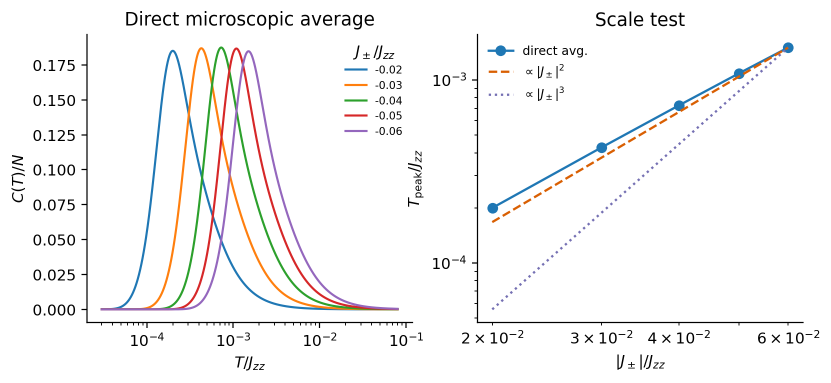
#> input picture legacy/development_notes/figs/fig_direct_microscopic_average_16site_scaling.png, 1662 x 765 px (shown at 1/2 size)
$ python extract_smith2025.py ../../legacy/development_notes/figs/fig_direct_microscopic_average_16site_scaling.png
#> lines starting #> are read from the running program, lines starting #| are printed output that depends on the picture; after the words box and inside, x2 and y2 are one past the last pixel; in counts of white or black regions, pixels touching at a corner belong together
#!/usr/bin/env python3
"""Extract visual-comparison curves from Fig. 2(a) of Smith et al. PRL 135, 086702.

The axis calibration is read off the plotted tick marks rather than assumed.
In ``Figure2.png`` of arXiv:2501.08327v5 the panel-(a) frame runs from
``x=110.5`` to ``x=1031.5`` and from ``y=9`` to ``y=700.5``.  The long x ticks
sit at ``x=389.5`` and ``x=726.5``; identifying them with 0.1 K and 1 K puts
the frame edges at 0.0149 K and 8.04 K and places the minor ticks at 0.05, 0.5,
2 and 3 K, which is the axis as drawn.  The y ticks at ``y=147.5, 285.5, 424.5,
561.5`` are 2.0, 1.5, 1.0 and 0.5, so ``C=0`` falls on the frame at ``y=699.5``.

With this calibration the extracted experimental trace peaks at 0.0237 K and
0.0640 K, reproducing the ``T_2 ~ 0.025`` K and ``T_1 ~ 0.065`` K quoted in the
abstract.  An earlier revision of this file used ``x=329 -> 0.1`` K,
``x=614 -> 1`` K and ``y=591 -> 0``, ``y=474 -> 0.5``, which moved both peaks
to 0.030 K and 0.095 K; curves extracted with it must not be used.
"""

from __future__ import annotations

import argparse
import csv
from pathlib import Path

import numpy as np
from PIL import Image


X_AT_0P1 = 389.5
X_AT_1 = 726.5
Y_AT_0 = 699.5
PIXELS_PER_0P5 = 138.0

FRAME = {"x_min": 113, "x_max": 1029, "y_min": 12, "y_max": 697}
# Panel (a) also contains an inset and a legend block; neither is data.
INSET = {"x": (598, 1035), "y": (0, 405)}
LEGEND = {"x": (225, 330), "y": (405, 585)}

SERIES = {
    "experiment": ((0.0, 69.0, 134.0), 60.0),
    "published_NLC_A": ((87.0, 157.0, 28.0), 70.0),
    "published_NLC_B": ((205.0, 60.0, 30.0), 90.0),
}


def temperature(x: float) -> float:
    return 10.0 ** (-1.0 + (x - X_AT_0P1) / (X_AT_1 - X_AT_0P1))


def heat_capacity(y: float) -> float:
    return 0.5 * (Y_AT_0 - y) / PIXELS_PER_0P5


def colour_mask(rgb: np.ndarray, colour, tolerance: float) -> np.ndarray:
    mask = np.linalg.norm(rgb - np.asarray(colour, dtype=float), axis=2) < tolerance
    keep = np.zeros(mask.shape, dtype=bool)
    keep[FRAME["y_min"] : FRAME["y_max"], FRAME["x_min"] : FRAME["x_max"]] = True
    keep[INSET["y"][0] : INSET["y"][1], INSET["x"][0] : INSET["x"][1]] = False
    keep[LEGEND["y"][0] : LEGEND["y"][1], LEGEND["x"][0] : LEGEND["x"][1]] = False
    return mask & keep


def column_centres(mask: np.ndarray) -> dict[int, float]:
    """One marker centre per pixel column.

    The experimental points carry error bars in both directions, so a plain
    median over the column is pulled off the marker.  Marker rows are far
    denser than error-bar rows, so keep the densest run when a column is tall.
    """
    centres = {}
    height = mask.shape[0]
    for x in range(FRAME["x_min"], FRAME["x_max"]):
        rows = np.flatnonzero(mask[:, x])
        if not len(rows):
            continue
        if len(rows) > 12:
            histogram = np.bincount(rows, minlength=height).astype(float)
            smoothed = np.convolve(histogram, np.ones(11), "same")
            rows = rows[np.abs(rows - int(np.argmax(smoothed))) <= 8]
        centres[x] = float(np.median(rows))
    return centres


def longest_contiguous(centres: dict[int, float], max_gap: int = 25) -> dict[int, float]:
    """Drop stray pixels outside the plotted range of a curve."""
    columns = sorted(centres)
    if not columns:
        return {}
    runs, current = [], [columns[0]]
    for previous, column in zip(columns, columns[1:]):
        if column - previous <= max_gap:
            current.append(column)
        else:
            runs.append(current)
            current = [column]
    runs.append(current)
    best = max(runs, key=len)
    return {column: centres[column] for column in best}


def binned(centres: dict[int, float], width: int) -> list[tuple[float, float]]:
    columns = sorted(centres)
    if not columns:
        return []
    points = []
    for low in range(columns[0], columns[-1] + 1, width):
        group = [column for column in columns if low <= column < low + width]
        if group:
            points.append(
                (float(np.mean(group)), float(np.median([centres[c] for c in group])))
            )
    return points


def main() -> None:
    parser = argparse.ArgumentParser()
    parser.add_argument("image", type=Path, help="Figure2.png from arXiv:2501.08327v5")
    parser.add_argument(
        "--output",
        type=Path,
        default=Path(__file__).with_name("ce2hf2o7_smith2025_digitized.csv"),
    )
    args = parser.parse_args()
    rgb = np.asarray(Image.open(args.image).convert("RGB"), dtype=float)

    traces = {
        name: binned(longest_contiguous(column_centres(colour_mask(rgb, colour, tol))), 4)
        for name, (colour, tol) in SERIES.items()
    }
#> in colour_mask, `mask = np.linalg.norm(rgb - np.asarray(colour, dtype=float), axis=2) <..`: mask: shape (765, 1662) bool; every value is 0
#> after the loop in column_centres, `for x in range(FRAME["x_min"], FRAME["x_max"]):`: centres = 0 items
#> in longest_contiguous, `columns = sorted(centres)`: columns = []
#> call 2 of colour_mask, with colour = (87, 157, 28), tolerance = 70
#> in colour_mask (call 2), `mask = np.linalg.norm(rgb - np.asarray(colour, dtype=float), axis=2) <..`:
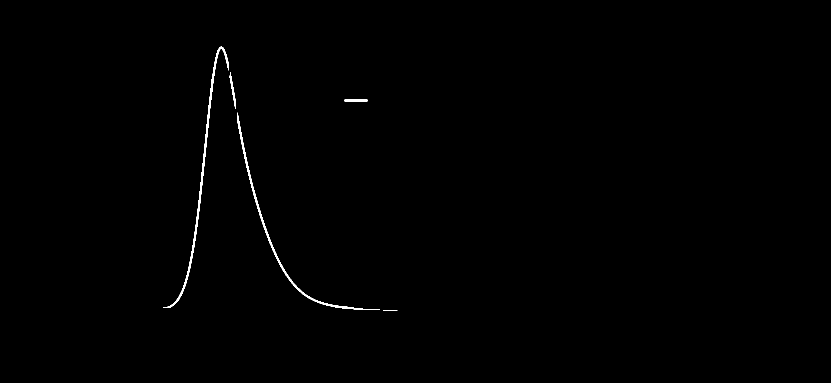
#> mask: shape (765, 1662) bool (shown at 1/2 size); 0.37% white; 5 white regions, box (x1, y1, x2, y2) and area: (326, 93, 458, 616) 2233, (474, 225, 760, 620) 1957, (459, 144, 472, 218) 251, (689, 199, 735, 203) 184, (766, 620, 795, 621) 29
#> in colour_mask (call 2), `return mask & keep`: returned value: shape (765, 1662) bool; 0.35% white; 4 white regions, box (x1, y1, x2, y2) and area: (326, 93, 458, 616) 2233, (474, 225, 760, 620) 1957, (459, 144, 472, 218) 251, (766, 620, 795, 621) 29
#> the loop in binned (call 2), `for low in range(columns[0], columns[-1] + 1, width):` made 118 passes
#> group on passes 1 to 12: [326, 327, 328, 329], [330, 331, 332, 333], [334, 335, 336, 337], [338, 339, 340, 341], [342, 343, 344, 345], [346, 347, 348, 349], [350, 351, 352, 353], [354, 355, 356, 357], [358, 359, 360, 361], [362, 363, 364, 365], [366, 367, 368, 369], [370, 371, 372, 373]
#> call 3 of colour_mask, with colour = (205, 60, 30), tolerance = 90
#> in colour_mask (call 3), `mask = np.linalg.norm(rgb - np.asarray(colour, dtype=float), axis=2) <..`:
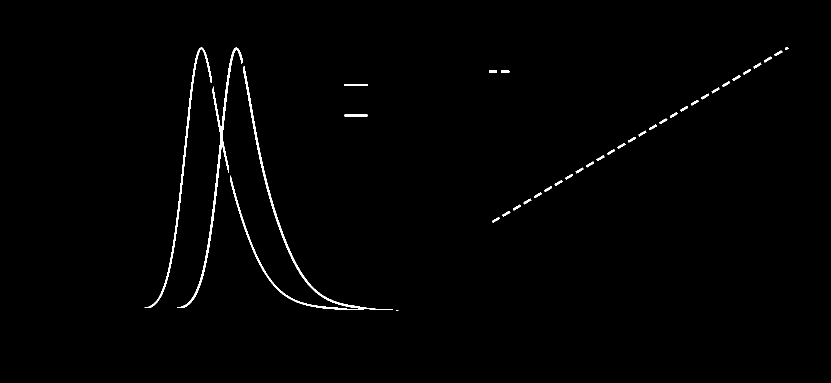
#> mask: shape (765, 1662) bool (shown at 1/2 size); 0.88% white; 38 white regions (1 under 20 px), largest, box (x1, y1, x2, y2) and area: (354, 95, 486, 616) 2787, (486, 132, 786, 620) 2349, (289, 95, 424, 616) 2100
#> in colour_mask (call 3), `keep[FRAME["y_min"] : FRAME["y_max"], FRAME["x_min"] : FRAME["x_max"]]..`:
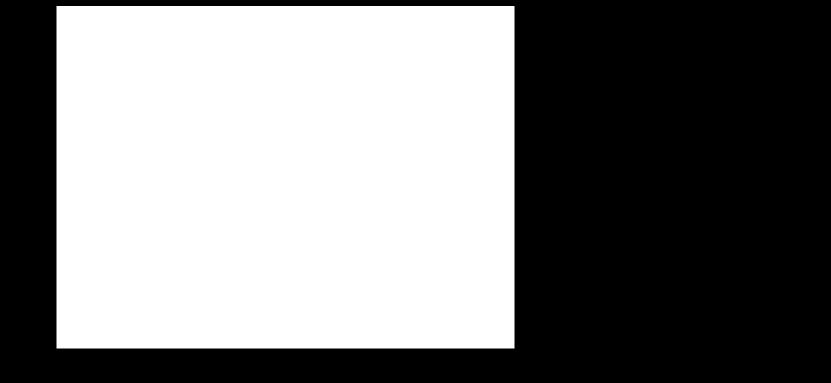
#> keep: shape (765, 1662) bool (shown at 1/2 size); 49.4% white; 1 white region, box (x1, y1, x2, y2) and area: (113, 12, 1029, 697) 627460
#> in colour_mask (call 3), `keep[LEGEND["y"][0] : LEGEND["y"][1], LEGEND["x"][0] : LEGEND["x"][1]]..`:
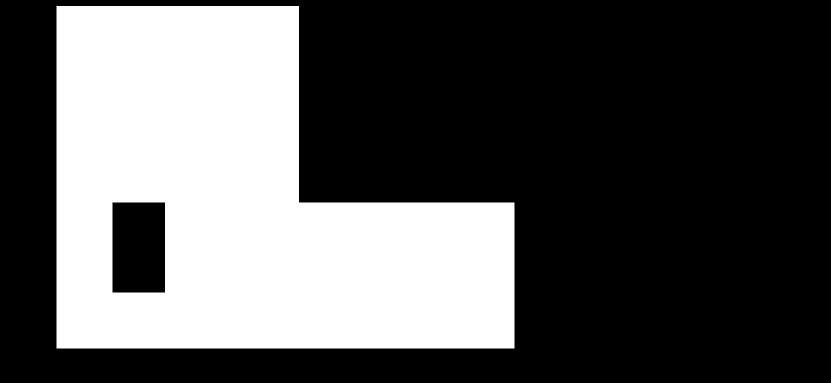
#> keep: shape (765, 1662) bool (shown at 1/2 size); 34.5% white; 1 white region, box (x1, y1, x2, y2) and area: (113, 12, 1029, 697) 439177
#> in colour_mask (call 3), `return mask & keep`:
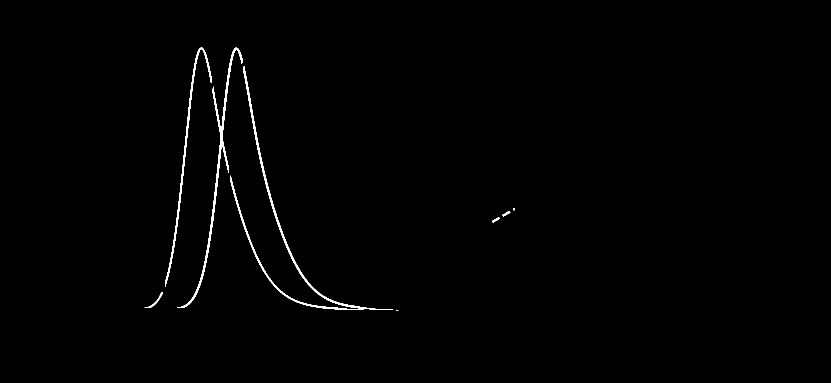
#> returned value: shape (765, 1662) bool (shown at 1/2 size); 0.69% white; 9 white regions (2 under 20 px), largest, box (x1, y1, x2, y2) and area: (354, 95, 486, 616) 2787, (486, 132, 786, 620) 2349, (330, 95, 424, 574) 1890
#> traces = 3 items

    args.output.parent.mkdir(parents=True, exist_ok=True)
    with args.output.open("w", newline="") as handle:
        handle.write(
            "# Digitized from Fig. 2(a), Smith et al., Phys. Rev. Lett. 135, "
            "086702 (2025), arXiv:2501.08327v5.\n"
            "# Visual-comparison data only; no experimental uncertainties were "
            "inferred from the raster image.\n"
            "# Source Figure2.png SHA256: "
            "cc2f9ea660b8c26320557734d337c7513be6073be95143750412e0d6c87646a9.\n"
            f"# Calibration from plotted ticks: x={X_AT_0P1} -> 0.1 K, "
            f"x={X_AT_1} -> 1 K; y={Y_AT_0} -> 0, {PIXELS_PER_0P5} px per "
            "0.5 J mol_Ce^-1 K^-1.\n"
        )
        writer = csv.writer(handle)
        writer.writerow(["series", "temperature_K", "Cmag_J_molCe_K"])
        for series, trace in traces.items():
            for x, y in trace:
                writer.writerow(
                    [series, f"{temperature(x):.9g}", f"{heat_capacity(y):.9g}"]
                )
#> this loop made 3 passes
#> series on passes 2 to 3: 'published_NLC_A', 'published_NLC_B'
    for series, trace in traces.items():
        print(
            f"{series}: {len(trace)} points, "
            f"T = {temperature(trace[0][0]):.4g} to {temperature(trace[-1][0]):.4g} K"
        )
#> this loop made 1 pass
    print(f"wrote {args.output}")


if __name__ == "__main__":
#> (the run stopped early here; a loop or call above may not have finished)
